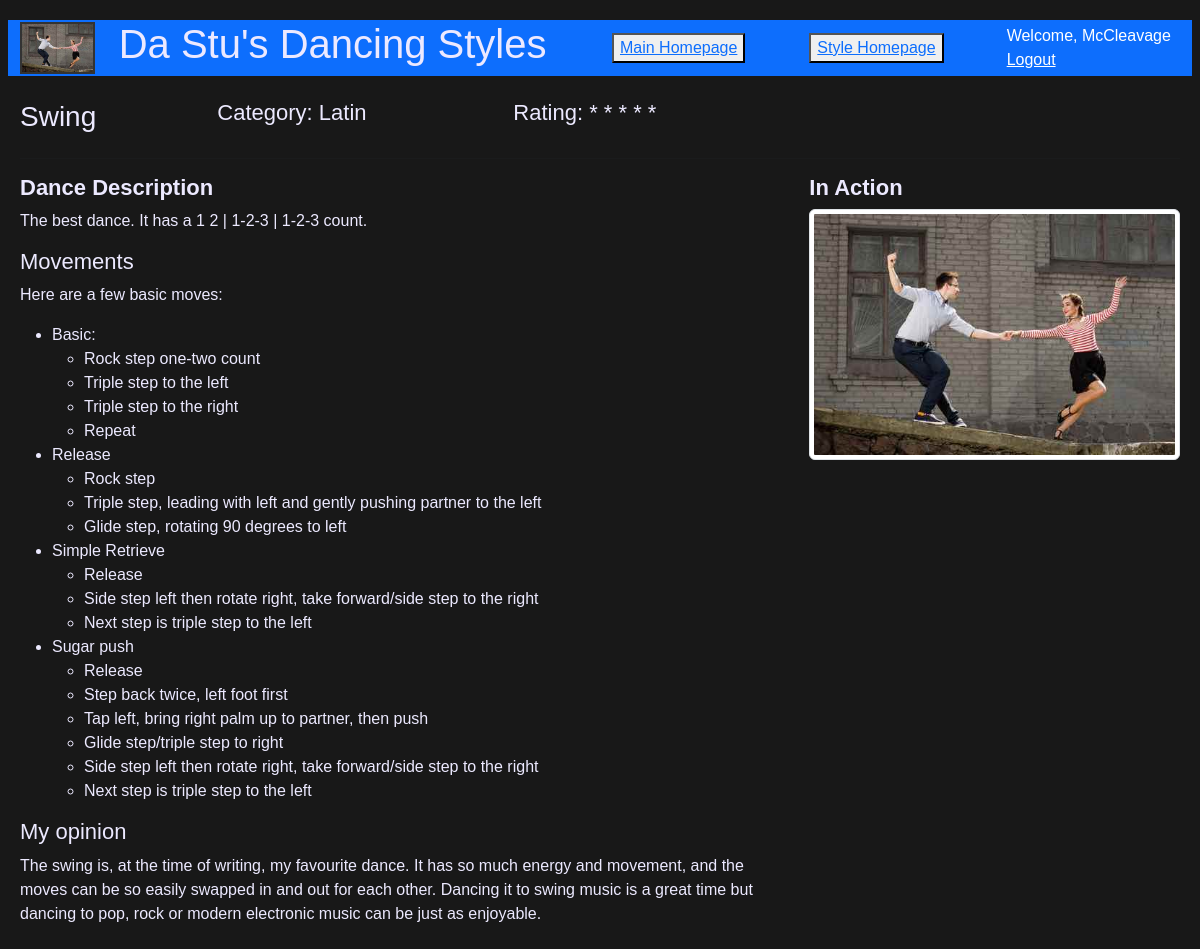
Screenshot of /styles/1/ (signed in) with the database file from the repository.
### styles/models.py (models this page shows, shortened)
class Style(models.Model):
    name = models.CharField(max_length=140)
    category = models.CharField(max_length=3, choices=CATEGORIES, default='STD')
    rating = models.CharField(max_length=1, choices=STARS, default='5')
    description = models.TextField(default="")
    image = models.ImageField(upload_to='static/images/',
                              default='static/images/dance.png')

### styles/views.py (the view)
# urls.py: path('styles/<int:style_id>/', views.detail
def detail(request, style_id):
    if request.user.is_authenticated:
        style = get_object_or_404(Style, pk=style_id)
        return render(request, "style.html", {'style': style})
    else:
        return redirect(reverse("user_auth:login"))

### styles/templates/style.html
{% extends "header.html" %}
{% block content %}
<div class = "row">
    <div class="col-md-2">
        <h1>{{ style.name }}</h1>
    </div>
    <div class="col-md-3">
        <h3>Category: {{ style.get_category_display }}</h3>
    </div>
    <div class="col-md-3">
        <h3>Rating: {{ style.get_rating_display}}</h3>
    </div>
</div>
<hr>
<div class="row">
    <div class="col-md-8">
        <h3><b>Dance Description</b></h3>
    </div>
    <div class="col-md-4">
        <h3><b>In Action</b></h3>
    </div>
</div>
<div class="row">
    <div class="col-md-8">
        {{ style.description|safe}}
    </div>
    <div class="col-md-4">
        <img src= "{{ style.image.url }}" class = "img-fluid img-thumbnail" alt="">
    </div>
</div>
{% endblock %}

### styles/templates/header.html (shortened to what this page needs)
<!DOCTYPE html>
{% load static %}
<html lang="en">
<head>
    <link href="https://cdn.jsdelivr.net/npm/bootstrap@5.3.0/dist/css/bootstrap.min.css"
          rel="stylesheet">
    <link href = "{% static 'noicestyle.css' %}" rel = "stylesheet" type = "text/css" />
</head>
<body>
    <div class="row bg-primary text-white align-items-center">
        <div class="col-md-1">
            <img src="{% static 'images/swing.jpg' %}" class = "img-fluid" alt="">
        </div>
        <div class="col-md-5">
            <h1 id="mainheading">Da Stu's Dancing Styles</h1>
        </div>
        <div class="col-md-2">
            <button class = "btn-default">
                <a href = "/"> Main Homepage </a>
            </button>
        </div>
        <div class="col-md-2">
            <button class = "btn-default">
                <a href = "/styles"> Style Homepage </a>
            </button>
        </div>
        <div class="col-md-2 align-items-end">
            {% if user.is_authenticated %}
                Welcome, {{user.username}}
                <a class="text-white" href="{% url 'user_auth:logout' %}">Logout</a>
            {% else %}
                <a class="text-white" href="{% url 'user_auth:login' %}">Login</a>
                <a class="text-white" href="{% url 'user_auth:register' %}">Signup</a>
            {% endif %}
        </div>
    </div>
    <br>
    {% block content %}
    {% endblock %}
</body>
</html>

### styles/static/noicestyle.css (style rules this page uses)
#mainheading { text-decoration: bold; font-size: 40px }
body { font-family: Arial, sans-serif; line-height: 1.5; margin: 20px; background: #181818 !important; }
h1 { color: #ece9ff; font-size: 28px; }
h3 { color: #ece9ff; font-size: 22px; }
p { color: #ece9ff; }
img { border: 2px solid #333; }

### rows the page displays
Style: name "Swing", category "Latin", rating "* * * * *", description "The best dance. It has a 1 2 | 1-2-3 | 1-2-3 count. Movements Here are a few basic moves: Basic: Rock step one-two count Triple step to the left Triple step to the right Repeat Release Rock step Triple step, leading with left and gently pushing partner to the left Glide step, rotating 90 degrees to left Simple Retrieve Release Side step left then rotate right, take forward/side step to the right Next step is triple step to the left Sugar push Release Step back twice, left foot first Tap left, bring right palm up to partner, then push Glide step/triple step to right Side step left then rotate right, take forward/side step to the right Next step is triple step to the left My opinion The swing…", image (picture)

### other values shown
{{ user.username }} "McCleavage"
